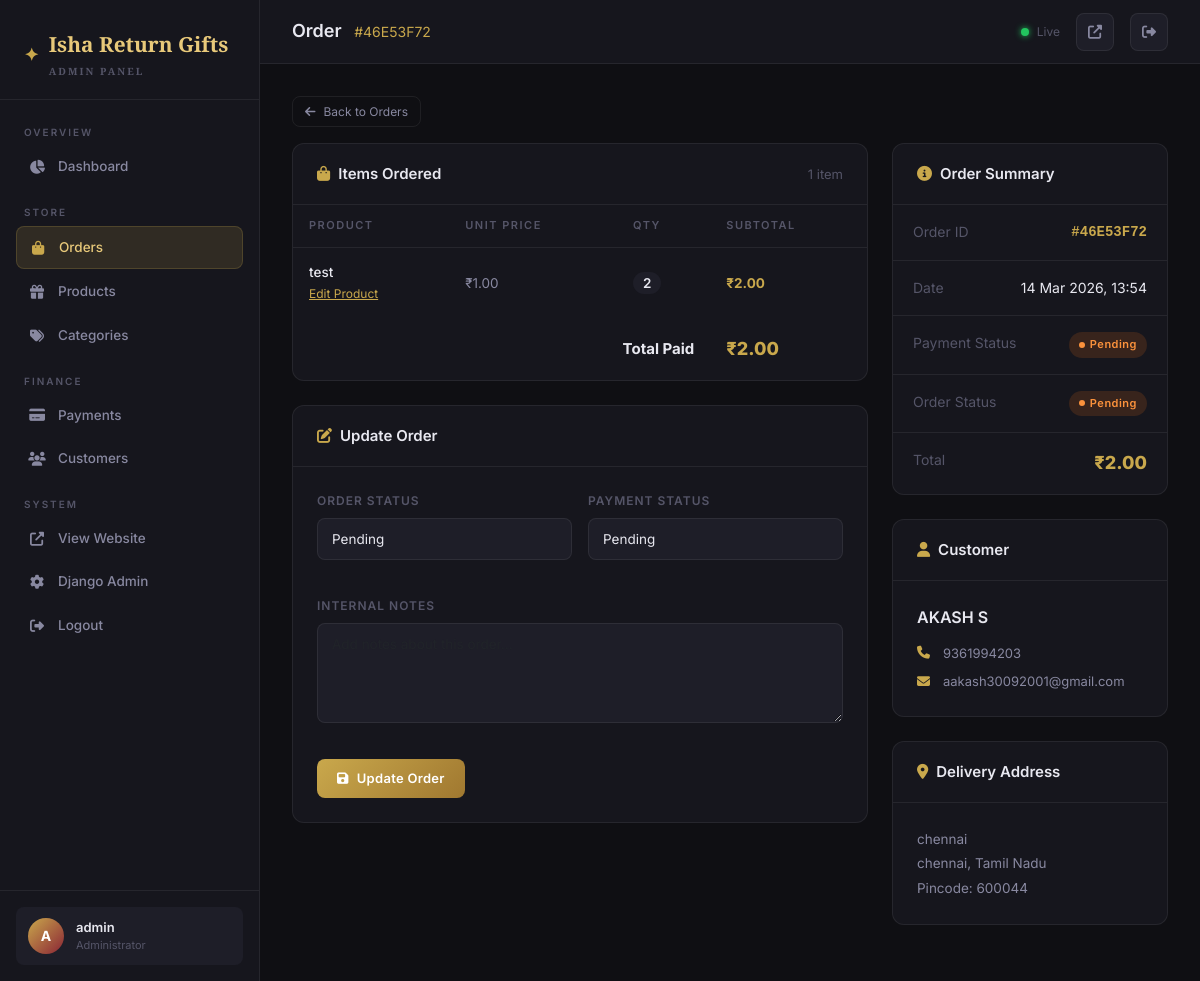
/dashboard/orders/10/ (signed in), run on the app's committed database.
### orders/models.py (models this page shows, shortened)
class Order(models.Model):
    STATUS_CHOICES = [
        ('pending', 'Pending'),
        ('confirmed', 'Confirmed'),
        ('processing', 'Processing'),
        ('shipped', 'Shipped'),
        ('delivered', 'Delivered'),
        ('cancelled', 'Cancelled'),
    ]
    PAYMENT_STATUS_CHOICES = [
        ('pending', 'Pending'),
        ('paid', 'Paid'),
        ('failed', 'Failed'),
        ('refunded', 'Refunded'),
    ]
    PAYMENT_METHOD_CHOICES = [
        ('cod', 'Cash on Delivery'),
        ('online', 'Online Payment (UPI / Card / Net Banking)'),
    ]
    order_id = models.UUIDField(default=uuid.uuid4, editable=False, unique=True)
    customer_name = models.CharField(max_length=200)
    customer_email = models.EmailField(blank=True)
    customer_phone = models.CharField(max_length=15)
    address = models.TextField()
    city = models.CharField(max_length=100)
    state = models.CharField(max_length=100, default='Tamil Nadu')
    pincode = models.CharField(max_length=10)
    total_price = models.DecimalField(max_digits=10, decimal_places=2)
    payment_method = models.CharField(max_length=20, choices=PAYMENT_METHOD_CHOICES, default='online')
    payment_id = models.CharField(max_length=200, blank=True)
    razorpay_order_id = models.CharField(max_length=200, blank=True)
    payment_status = models.CharField(max_length=20, choices=PAYMENT_STATUS_CHOICES, default='pending')
    order_status = models.CharField(max_length=20, choices=STATUS_CHOICES, default='pending')
    notes = models.TextField(blank=True)
    created_at = models.DateTimeField(auto_now_add=True)
    updated_at = models.DateTimeField(auto_now=True)
    class Meta:
        ordering = ['-created_at']
    def get_short_order_id(self):
        return str(self.order_id)[:8].upper()

class OrderItem(models.Model):
    order = models.ForeignKey(Order, on_delete=models.CASCADE, related_name='items')
    product = models.ForeignKey(Product, on_delete=models.SET_NULL, null=True)
    product_name = models.CharField(max_length=300)
    product_price = models.DecimalField(max_digits=10, decimal_places=2)
    quantity = models.PositiveIntegerField()
    def get_subtotal(self):
        return self.product_price * self.quantity

### dashboard/views.py (the view, shortened to what this page needs)
# urls.py: path('orders/<int:order_id>/', views.order_detail, name='dashboard_order_detail'),
@login_required(login_url='/dashboard/login/')
@user_passes_test(is_admin, login_url='/dashboard/login/')
def order_detail(request, order_id):
    order = get_object_or_404(Order, id=order_id)
    return render(request, 'dashboard/order_detail.html', {'order': order})

### dashboard/views.py (called while the page is built)
def is_admin(user):
    return user.is_authenticated and user.is_staff

### products/context_processors.py (called while the page is built)
def cart_count(request):
    count = 0
    if request.session.session_key:
        try:
            cart = Cart.objects.get(session_key=request.session.session_key)
            count = cart.get_item_count()
        except Cart.DoesNotExist:
            pass
    return {'cart_count': count}

### templates/dashboard/order_detail.html (shortened to what this page needs)
{% extends 'dashboard/base.html' %}
{% block nav_orders %}active{% endblock %}
{% block page_title %}Order <span style="color:var(--gold)">#{{ order.get_short_order_id }}</span>{% endblock %}
{% block content %}
<div class="mb-3">
    <a href="{% url 'dashboard_orders' %}" class="btn-outline btn-sm"><i class="fas fa-arrow-left"></i> Back to Orders</a>
</div>
<div class="row g-4">
    <div class="col-lg-8">
        <div class="dash-card mb-4">
            <div class="dash-card-header">
                <span class="dash-card-title"><i class="fas fa-shopping-bag text-gold me-2"></i>Items Ordered</span>
                <span style="color:var(--text-muted);font-size:13px;">{{ order.items.count }} item{{ order.items.count|pluralize }}</span>
            </div>
            <table class="dash-table">
                <thead>
                    <tr>
                        <th>Product</th>
                        <th>Unit Price</th>
                        <th>Qty</th>
                        <th>Subtotal</th>
                    </tr>
                </thead>
                <tbody>
                    {% for item in order.items.all %}
                    <tr>
                        <td>
                            <div style="font-weight:500;">{{ item.product_name }}</div>
                            {% if item.product %}
                            <a href="{% url 'dashboard_product_edit' item.product.id %}" style="font-size:12px;color:var(--gold);">Edit Product</a>
                            {% endif %}
                        </td>
                        <td style="color:var(--text-dim);">₹{{ item.product_price }}</td>
                        <td>
                            <span style="background:var(--bg3);padding:3px 10px;border-radius:12px;font-weight:600;">{{ item.quantity }}</span>
                        </td>
                        <td style="font-weight:700;color:var(--gold);">₹{{ item.get_subtotal }}</td>
                    </tr>
                    {% endfor %}
                </tbody>
                <tfoot>
                    <tr>
                        <td colspan="3" style="text-align:right;font-weight:700;font-size:15px;padding:16px;">Total Paid</td>
                        <td style="font-weight:800;font-size:18px;color:var(--gold);padding:16px;">₹{{ order.total_price }}</td>
                    </tr>
                </tfoot>
            </table>
        </div>
        <div class="dash-card">
            <div class="dash-card-header">
                <span class="dash-card-title"><i class="fas fa-edit text-gold me-2"></i>Update Order</span>
            </div>
            <div class="dash-card-body">
                <form method="POST">
                    <div class="row g-3">
                        <div class="col-md-6">
                            <div class="form-group">
                                <label class="form-label">Order Status</label>
                                <select name="order_status" class="form-control">
                                    <option value="pending" {% if order.order_status == 'pending' %}selected{% endif %}>Pending</option>
                                </select>
                            </div>
                        </div>
                        <div class="col-md-6">
                            <div class="form-group">
                                <label class="form-label">Payment Status</label>
                                <select name="payment_status" class="form-control">
                                    <option value="pending" {% if order.payment_status == 'pending' %}selected{% endif %}>Pending</option>
                                </select>
                            </div>
                        </div>
                        <div class="col-12">
                            <div class="form-group">
                                <label class="form-label">Internal Notes</label>
                                <textarea name="notes" class="form-control" rows="3" placeholder="Add notes about this order...">{{ order.notes }}</textarea>
                            </div>
                        </div>
                        <div class="col-12">
                            <button type="submit" class="btn-gold"><i class="fas fa-save"></i> Update Order</button>
                        </div>
                    </div>
                </form>
            </div>
        </div>
    </div>
    <div class="col-lg-4">
        <div class="dash-card mb-4">
            <div class="dash-card-header">
                <span class="dash-card-title"><i class="fas fa-info-circle text-gold me-2"></i>Order Summary</span>
            </div>
            <div class="dash-card-body" style="padding:0;">
                <div style="padding:16px 20px;border-bottom:1px solid var(--border);display:flex;justify-content:space-between;">
                    <span style="color:var(--text-muted);">Order ID</span>
                    <span style="font-family:monospace;font-weight:700;color:var(--gold);">#{{ order.get_short_order_id }}</span>
                </div>
                <div style="padding:16px 20px;border-bottom:1px solid var(--border);display:flex;justify-content:space-between;">
                    <span style="color:var(--text-muted);">Date</span>
                    <span>{{ order.created_at|date:"d M Y, H:i" }}</span>
                </div>
                <div style="padding:16px 20px;border-bottom:1px solid var(--border);display:flex;justify-content:space-between;">
                    <span style="color:var(--text-muted);">Payment Status</span>
                    <span class="badge-status badge-{{ order.payment_status }}">{{ order.payment_status|title }}</span>
                </div>
                <div style="padding:16px 20px;border-bottom:1px solid var(--border);display:flex;justify-content:space-between;">
                    <span style="color:var(--text-muted);">Order Status</span>
                    <span class="badge-status badge-{{ order.order_status }}">{{ order.order_status|title }}</span>
                </div>
                <div style="padding:16px 20px;display:flex;justify-content:space-between;">
                    <span style="color:var(--text-muted);">Total</span>
                    <span style="font-weight:800;font-size:18px;color:var(--gold);">₹{{ order.total_price }}</span>
                </div>
            </div>
        </div>
        <div class="dash-card mb-4">
            <div class="dash-card-header">
                <span class="dash-card-title"><i class="fas fa-user text-gold me-2"></i>Customer</span>
            </div>
            <div class="dash-card-body">
                <div style="font-size:16px;font-weight:600;margin-bottom:12px;">{{ order.customer_name }}</div>
                <div style="display:flex;flex-direction:column;gap:8px;">
                    <div style="display:flex;align-items:center;gap:10px;font-size:13px;color:var(--text-dim);">
                        <i class="fas fa-phone" style="color:var(--gold);width:16px;"></i> {{ order.customer_phone }}
                    </div>
                    {% if order.customer_email %}
                    <div style="display:flex;align-items:center;gap:10px;font-size:13px;color:var(--text-dim);">
                        <i class="fas fa-envelope" style="color:var(--gold);width:16px;"></i> {{ order.customer_email }}
                    </div>
                    {% endif %}
                </div>
            </div>
        </div>
        <div class="dash-card mb-4">
            <div class="dash-card-header">
                <span class="dash-card-title"><i class="fas fa-map-marker-alt text-gold me-2"></i>Delivery Address</span>
            </div>
            <div class="dash-card-body">
                <div style="font-size:13.5px;line-height:1.8;color:var(--text-dim);">
                    {{ order.address }}<br>
                    {{ order.city }}, {{ order.state }}<br>
                    Pincode: {{ order.pincode }}
                </div>
            </div>
        </div>
    </div>
</div>
{% endblock %}

### templates/dashboard/base.html (shortened to what this page needs)
{% load static %}
<!DOCTYPE html>
<html lang="en">
<head>
    <link rel="stylesheet" href="https://cdnjs.cloudflare.com/ajax/libs/font-awesome/6.5.0/css/all.min.css">
    <link rel="stylesheet" href="https://cdn.jsdelivr.net/npm/bootstrap@5.3.2/dist/css/bootstrap.min.css">
</head>
<body>
<aside class="sidebar" id="sidebar">
    <div class="sidebar-brand">
        <div class="brand-logo">
            <span class="icon">✦</span>
            <div>
                <div>Isha Return Gifts</div>
                <div class="brand-sub">Admin Panel</div>
            </div>
        </div>
    </div>
    <nav class="sidebar-nav">
        <div class="nav-section">
            <div class="nav-section-label">Overview</div>
            <a href="{% url 'dashboard_home' %}" class="nav-item {% block nav_home %}{% endblock %}">
                <i class="fas fa-chart-pie"></i> Dashboard
            </a>
        </div>
        <div class="nav-section">
            <div class="nav-section-label">Store</div>
            <a href="{% url 'dashboard_orders' %}" class="nav-item {% block nav_orders %}{% endblock %}">
                <i class="fas fa-shopping-bag"></i> Orders
            </a>
            <a href="{% url 'dashboard_products' %}" class="nav-item {% block nav_products %}{% endblock %}">
                <i class="fas fa-gift"></i> Products
            </a>
            <a href="{% url 'dashboard_categories' %}" class="nav-item {% block nav_categories %}{% endblock %}">
                <i class="fas fa-tags"></i> Categories
            </a>
        </div>
        <div class="nav-section">
            <div class="nav-section-label">Finance</div>
            <a href="{% url 'dashboard_payments' %}" class="nav-item {% block nav_payments %}{% endblock %}">
                <i class="fas fa-credit-card"></i> Payments
            </a>
            <a href="{% url 'dashboard_customers' %}" class="nav-item {% block nav_customers %}{% endblock %}">
                <i class="fas fa-users"></i> Customers
            </a>
        </div>
        <div class="nav-section">
            <div class="nav-section-label">System</div>
            <a href="{% url 'home' %}" class="nav-item" target="_blank">
                <i class="fas fa-external-link-alt"></i> View Website
            </a>
            <a href="/admin/" class="nav-item" target="_blank">
                <i class="fas fa-cog"></i> Django Admin
            </a>
            <a href="{% url 'dashboard_logout' %}" class="nav-item">
                <i class="fas fa-sign-out-alt"></i> Logout
            </a>
        </div>
    </nav>
    <div class="sidebar-footer">
        <div class="admin-profile">
            <div class="admin-avatar">{{ request.user.username|first|upper }}</div>
            <div>
                <div class="admin-name">{{ request.user.get_full_name|default:request.user.username }}</div>
                <div class="admin-role">Administrator</div>
            </div>
        </div>
    </div>
</aside>
<div class="main-content">
    <header class="topbar">
        <div style="display:flex;align-items:center;gap:16px;">
            <div class="topbar-title">
                {% block page_title %}Dashboard{% endblock %}
            </div>
        </div>
        <div class="topbar-right">
            <div class="live-dot">Live</div>
            <a href="{% url 'home' %}" class="topbar-btn" title="View Website" target="_blank">
                <i class="fas fa-external-link-alt"></i>
            </a>
            <a href="{% url 'dashboard_logout' %}" class="topbar-btn" title="Logout">
                <i class="fas fa-sign-out-alt"></i>
            </a>
        </div>
    </header>
    <main class="page-content">
        {% block content %}{% endblock %}
    </main>
</div>
</body>
</html>

### data on the page
Order: get_short_order_id "46E53F72", items.count "1", total_price "2.00", order_status "Pending", payment_status "Pending", created_at "14 Mar 2026, 13:54", customer_name "AKASH S", customer_phone "9361994203", customer_email "aakash30092001@gmail.com", address "chennai", city "chennai", state "Tamil Nadu", pincode "600044"
OrderItem: product_name "test", shows "Edit Product", product_price "1.00", quantity "2", get_subtotal "2.00"

### other printed values
{{ request.user.username|first|upper }} "A"
{{ request.user.get_full_name|default:request.user.username }} "admin"
